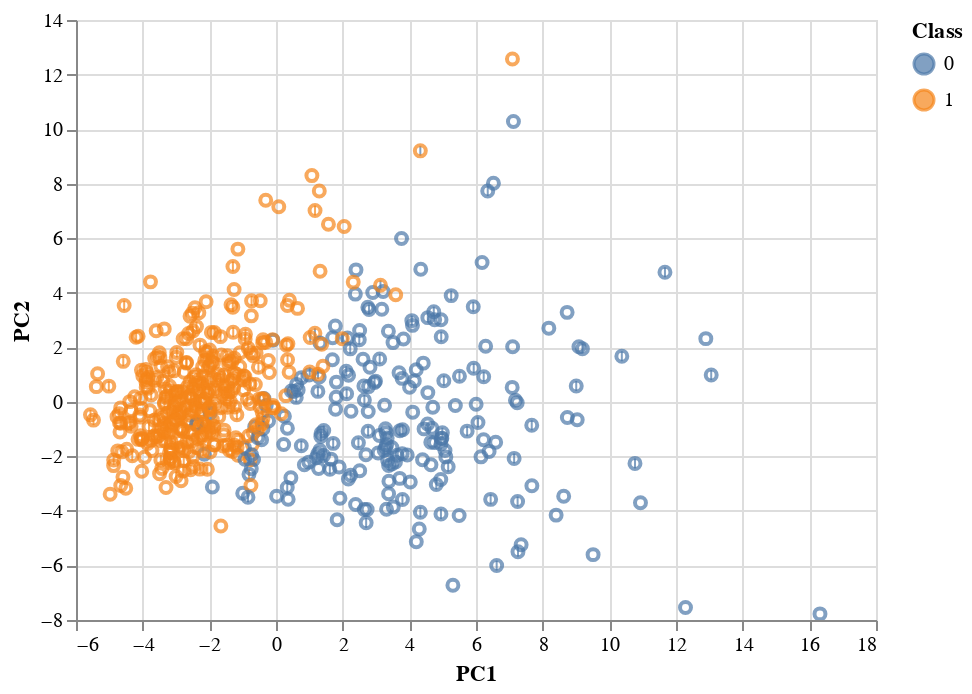

The notebook cell saved with this chart:
### Code cell
test_set = alt.Chart(X_test.assign(Class=predictions)).mark_tick().encode(
    x='PC1',
    y='PC2',
    color=alt.Color('Class', type='nominal')
)
(test_set + train_set).interactive()

### Figure 1 — Vega-Lite specification as saved in the notebook (floating-point values rounded to 4 significant figures; data arrays with more than 128 entries replaced by an {"elided": "..."} marker saying what was removed)
{"$schema": "https://vega.github.io/schema/vega-lite/v2.6.0.json", "config": {"view": {"height": 300, "width": 400}}, "datasets": {"data-0d49ed8d6951598991e79810a64eefd9": {"elided": "188 records"}, "data-2e5840120e3ccd325f45eb78a2e73c5d": {"elided": "569 records"}}, "layer": [{"data": {"name": "data-0d49ed8d6951598991e79810a64eefd9"}, "encoding": {"color": {"field": "Class", "type": "nominal"}, "x": {"field": "PC1", "type": "quantitative"}, "y": {"field": "PC2", "type": "quantitative"}}, "mark": "tick", "selection": {"selector003": {"bind": "scales", "encodings": ["x", "y"], "mark": {"fill": "#333", "fillOpacity": 0.125, "stroke": "white"}, "on": "[mousedown, window:mouseup] > window:mousemove!", "resolve": "global", "translate": "[mousedown, window:mouseup] > window:mousemove!", "type": "interval", "zoom": "wheel!"}}}, {"data": {"name": "data-2e5840120e3ccd325f45eb78a2e73c5d"}, "encoding": {"color": {"field": "Class", "type": "nominal"}, "x": {"field": "PC1", "type": "quantitative"}, "y": {"field": "PC2", "type": "quantitative"}}, "mark": "point"}]}
